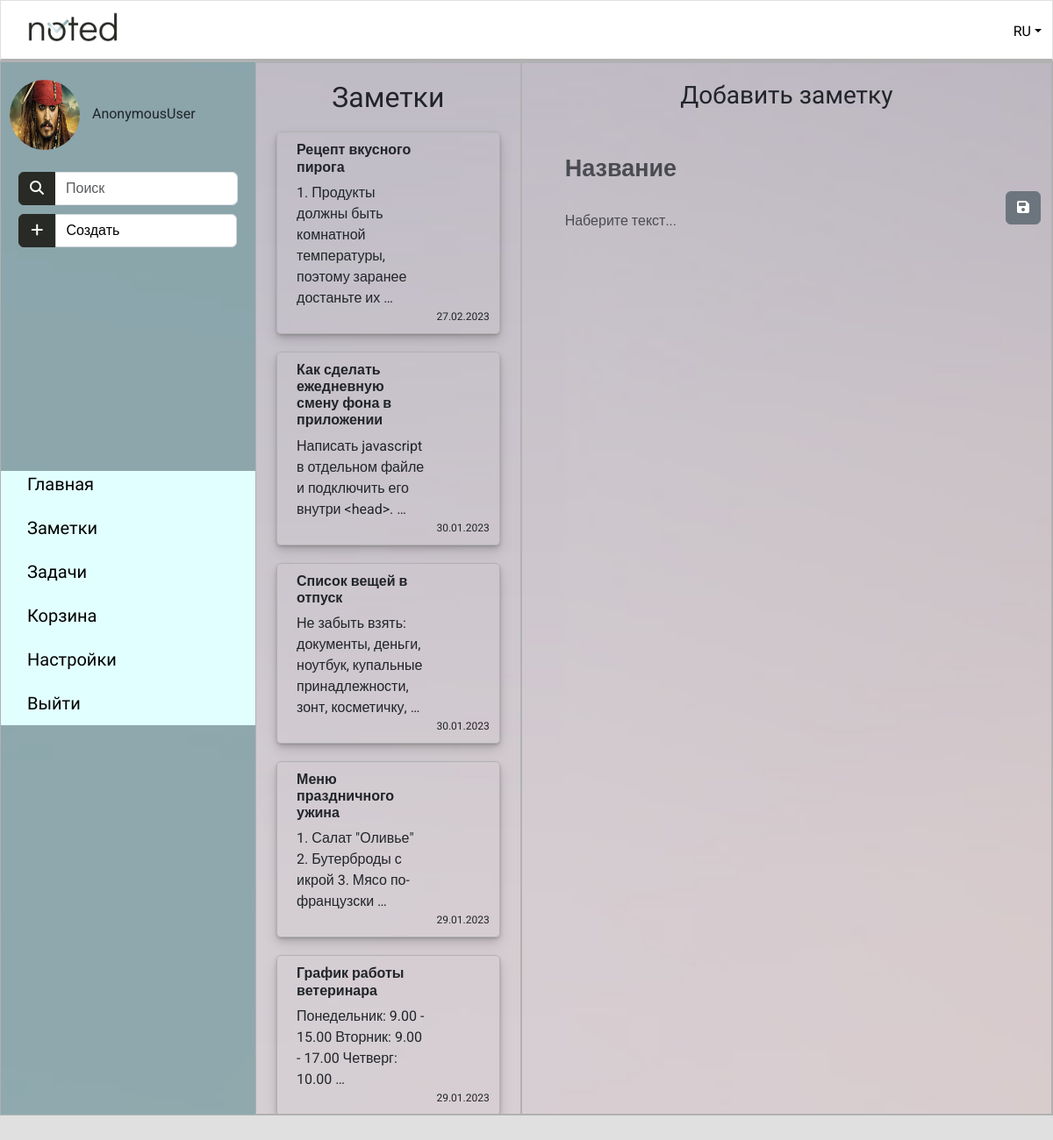
The app's page /main/notes, older data.
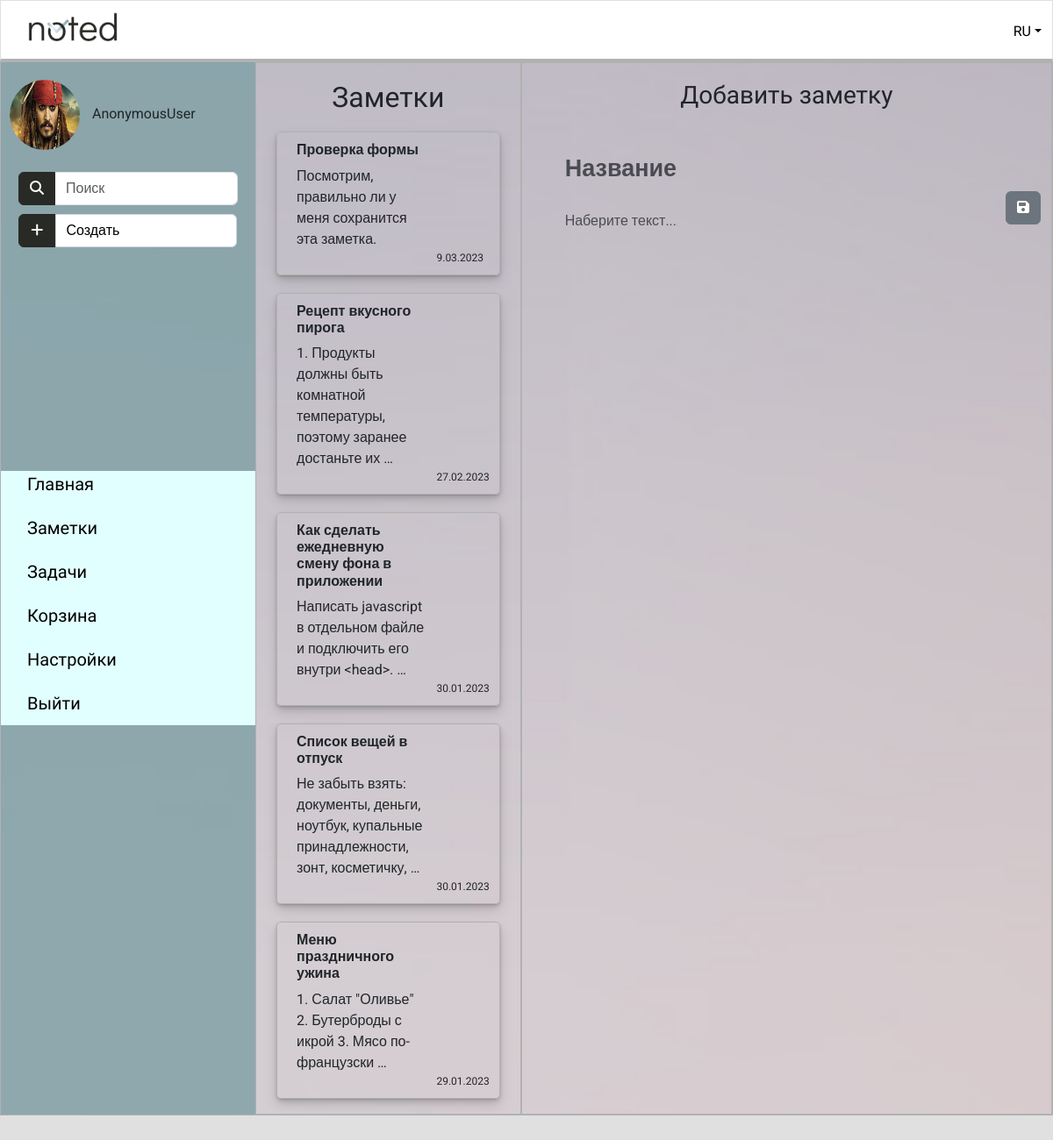
The same page, newer data.
### notes/models.py (models this page shows, shortened)
class Note(models.Model):
    note_title = models.CharField(max_length=250)
    note_text = models.TextField()
    note_time = models.DateField()
    note_author = models.ForeignKey(User, on_delete=models.CASCADE)

### notes/views.py (the view)
# urls.py: path('notes', all_notes, name='notes'),
def all_notes(request):
    notes = Note.objects.all().order_by('-note_time')
    if request.method == "POST":
        note_title = request.POST['note_title']
        note_text = request.POST['note_text']
        note_author = request.user
        note_time = datetime.date.today()
        Note.objects.create(note_title=note_title, note_text=note_text, note_author=note_author, note_time=note_time)
        return redirect ('notes')
    else:
        return render(request, 'notes.html', context={'notes': notes})

### templates/notes.html (shortened to what this page needs)
{% extends "default.html" %}
{% block content %}
    <div class="container-xxl main-main">
        <div class="row">
            <div class="col-auto col-2.5 sidebar">
                <div class="ava">
                    <img src="/static/images/vorobey.jpg" alt="Avatar" width="80" height="80" class="rounded-circle">
                    <span class="username">{{ request.user }}</span>
                </div>
                <div class="input-group">
                    <button type="button" class="btn btn-primary" style="background: #282A25;; border-color: #282A25;">
                        <i class="fas fa-search" aria-hidden="true"></i>
                    </button>
                    <input type="search" class="form-control" placeholder="Поиск" />
                </div>
                <div class="input-group dropdown">
                    <button type="button" class="btn btn-primary dropdown-toggle" id="dropdownMenuButton1" data-bs-toggle="dropdown" aria-expanded="false" style="background: #282A25; border-color: #282A25; width: 17%;">
                        <i class="fas fa-plus" aria-hidden="true"></i>
                    </button>
                    <button type="button" class="btn btn-primary" style="background: #ffffff; color: black; border: 1px solid #ced4da; width: 83%; text-align: left;">Создать</button>
                </div>
                <div class="nav-list" style="margin-top: 250px;">
                    <ul style="list-style-type: none;">
                        <li style="padding-top: 0px;"><a href="{% url 'main' %}">Главная</a></li>
                        <li><a href="{% url 'notes' %}">Заметки</a></li>
                        <li><a href="{% url 'signin' %}">Задачи</a></li>
                        <li><a href="{% url 'signin' %}">Корзина</a></li>
                        <li><a href="{% url 'signin' %}">Настройки</a></li>
                        <li><a href="{% url 'logout' %}">Выйти</a></li>
                    </ul>
                </div>
            </div>
            <div class="col" id="tasks-notes">
                <div class="row">
                    <div class="col-4 tasks">
                        <h2 style="text-align: center; font-family: 'Didact Gothic', sans-serif; margin-top: 20px; margin-bottom: 20px;">Заметки</h2>
                        <div class="col-10 offset-1">
                        {% for note in notes %}
                            <div class="row note-block">
                                <div class="col-9">
                                    <h6><b>{{ note.note_title }}</b></h6>
                                    {{ note.note_text | truncatewords:10 }}
                                </div>
                                <div class="col-3 ms-auto note_date2">
                                    {{ note.note_time | date:"j.m.Y" }}
                                </div>
                            </div>
                        {% endfor %}
                        </div>
                    </div>
                    <div class="col-8 notes">
                        <h3 style="text-align: center; font-family: 'Didact Gothic', sans-serif; margin-top: 20px; margin-bottom: 20px;">Добавить заметку</h3>
                        <form method="post" action="{% url 'notes' %}" class="form-area">
                            <div class="mb-3">
                                <input type="text" class="form-control note-title" name="note_title" placeholder="Название">
                                <button type="submit" class="btn btn-secondary" style="float: right;">
                                    <i class="fa-solid fa-floppy-disk"></i>
                                </button>
                            </div>
                            <div>
                                <textarea class="form-control note-text" rows="25" name="note_text" placeholder="Наберите текст..."></textarea>
                            </div>
                         </form>
                    </div>
                </div>
            </div>
        </div>
    </div>
{% endblock content %}

### templates/default.html (shortened to what this page needs)
<!DOCTYPE html>
<html lang="ru">
<head>
    {% load bootstrap5 %}
    {% bootstrap_css %}
    {% load static %}
    <link rel="stylesheet" type="text/css" href="{% static 'css/styles.css' %}">
</head>
<body>
    <header>
        <div class="container-xxl text-center header-area" >
            <div class="row align-items-center justify-content-between" style="height: 70px;">
                <div class="col-auto me-auto">
                    <img src="/static/images/Noted_colour_full_RGB.png" alt="Logo" width="140" height="60">
                </div>
                <div class="col-auto">
                    <a class="nav-link dropdown-toggle" href="#" role="button" data-bs-toggle="dropdown" aria-expanded="false" style="color: black;">RU</a>
                </div>
            </div>
        </div>
    </header>
    {% block content %}
    {% endblock content %}
</body>
</html>

### static/css/styles.css (style rules this page uses)
body { font-family: 'Roboto', sans-serif; background: #E0E0E0; }
textarea { resize: none; }
.header-area { height: 70px; border-top: 0.5px solid #E0E0E0; border-right: 0.5px solid #E0E0E0; border-left: 0.5px solid #E0E0E0; border-bottom: 3px solid #b1b1b1; background: #ffffff; }
.form-area { margin-top: 40px; }
.main-main { border: 0.5px solid #b1b1b1; background: url(/static/images/bg-2.jpg) no-repeat center fixed; background-size: cover; }
.tasks { border: 0.5px solid #b1b1b1; height: 1200px; overflow-y: scroll; }
.notes { border: 0.5px solid #b1b1b1; height: 1200px; overflow-y: scroll; }
.note-block { border: 0.5px solid #b1b1b1; margin-top: 20px; margin-bottom: 20px; border-radius: 5px; padding: 10px; box-shadow: 0px 1px 2px rgba(0,0,0,0.1), 0px 2px 4px rgba(0,0,0,0.1), 0px 4px 8px rgba(0,0,0,0.1), 0px 8px 16px rgba(0,0,0,0.1); }
.note_date2 { font-size: 12px; margin-right: 15px; }
.note-title { border: 0; background: none; font-size: 27px; font-weight: 600; width: 70%; margin-left: 25px; }
.note-text { border: 0; background: none; width: 80%; margin-left: 25px; }
.sidebar { background: rgba(126, 159, 164, 0.8); padding: 0px; }
.ava { margin-top: 20px; margin-bottom: 20px; padding: 0px 10px; }
.username { padding-left: 10px; }
.input-group { padding: 5px 20px 5px 20px; }
#dropdownMenuButton1::after { content: none; }
.nav-list { font-family: 'Didact Gothic', sans-serif; font-size: 20px; background: #E2FFFF; margin-left: 0px; margin-right: 0px; margin-top: 100px; }
.nav-list ul { padding-left: 0px; }
.nav-list li { padding-top: 10px; padding-bottom: 10px; padding-left: 30px; }
.nav-list a { color: black; text-decoration: none; test-align: center; }

Row changes from the older to the newer data that the page shows:
no longer on this page (row unchanged): Note: note_title "График работы ветеринара", note_text "Понедельник: 9.00 - 15.00 Вторник: 9.00 - 17.00 Четверг: 10.00 …", note_time "29.01.2023"
added Note: note_title "Проверка формы", note_text "Посмотрим, правильно ли у меня сохранится эта заметка.", note_time "9.03.2023"
